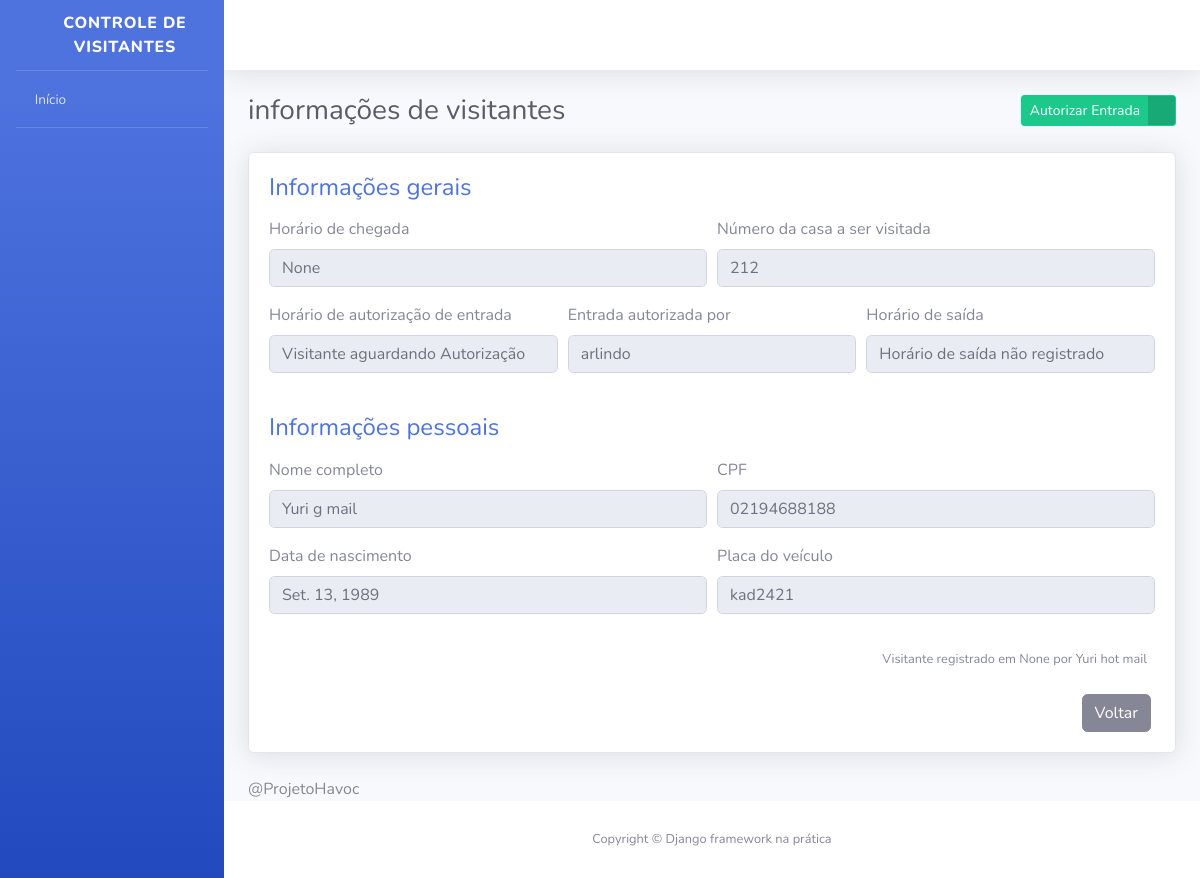
The app's page /visitantes/1/ with its own data.
### visitantes/models.py (models this page shows, shortened)
class Visitante(models.Model):
    STATUS_VISITANTE = [
       ( "AGUARDANDO", "Aguardando Autorização" ),
       ( "EM_VISITA", "Em visita" ),
       ( "FINALIZADO", "Visita Finalizada" )
    ]
    status = models.CharField(
        verbose_name="Status",
        max_length=10,
        choices=STATUS_VISITANTE,
        default="AGUARDANDO"
    )
    nome_completo = models.CharField(
        verbose_name="Nome Completo",
        max_length=194
    )
    cpf = models.CharField(
        verbose_name="CPF",
        max_length=11
    )
    data_nascimento = models.DateField(
        verbose_name="Data de Nascimento",
        auto_now_add=False,
        auto_now=False,
    )
    numero_casa = models.PositiveSmallIntegerField(
        verbose_name="Número da casa a ser visitada"
    )
    placa_veiculo = models.CharField(
        verbose_name="Placa do veículo",
        max_length=7,
        blank=True,
        null=True,
    )
    horario_chegada = models.DateTimeField(
        verbose_name="Horário de chegada na portaria",
        auto_now_add=True,
    )
    horario_saida = models.DateTimeField(
        verbose_name="Horário de saída do condomínio",
        auto_now=False,
        blank=True,
        null=True,
    )
    horario_autorizacao = models.DateTimeField(
        verbose_name="Horário de autorização de entrada",
        auto_now=False,
        blank=True,
        null=True,
    )
    morador_responsavel = models.CharField(
        verbose_name="Nome do morador responsável por autorizar a entrada do visitante",
        max_length=194,
        blank=True,
    )
    registrado_por = models.ForeignKey(
        "porteiros.Porteiro", #app.função
        verbose_name="Porteiro responsável pelo registro",
        on_delete=models.PROTECT
    )
    def get_horario_saida(self):
        if self.horario_saida:
            return self.horario_saida
        return "Horário de saída não registrado"
    def get_horario_autorizacao(self):
        if self.horario_autorizacao:
            return self.horario_autorizacao
        return "Visitante aguardando Autorização "
    def get_morador_responsavel(self):
        if self.morador_responsavel:
            return self.morador_responsavel
        return "Visitante aguardando Autorização "
    def get_placa_veiculo(self):
         if self.placa_veiculo:
             return self.placa_veiculo
         return "Veículo não registrado"
    class Meta:
        verbose_name = 'Visitante'
        verbose_name_plural = 'Visitantes'
        db_table = 'visitante'

### porteiros/models.py (models this page shows)
class Porteiro(models.Model):
    usuario = OneToOneField(
        "usuarios.Usuario",
        verbose_name='Usuário',
        on_delete=models.PROTECT
    )
    nome_completo = models.CharField(
        verbose_name='Nome Completo',
        max_length=194,
    )
    cpf = models.CharField(
        verbose_name='CPF',
        max_length=11,
    )
    telefone = models.CharField(
        verbose_name='Telefone de Contato',
        max_length=11,
    )
    data_nascimento = models.DateField(
        verbose_name='Data de Nascimento',
        auto_now=False,
        auto_now_add=False,
    )
    class Meta:
        verbose_name = 'Porteiro'
        verbose_name_plural = 'Porteiros'
        db_table = 'porteiro'
    def __str__(self):
        return self.nome_completo

### visitantes/views.py (the view, shortened to what this page needs)
# urls.py: path("visitantes/<int:id>/", informacoes_visitantes, name="informacoes_visitantes",),
def informacoes_visitantes(request, id):
    visitante = get_object_or_404(
        Visitante,
        id=id
    )
    form = AutorizaVisitanteForm()
    context = {
        "nome_pagina": "informações de visitantes",
        "visitante": visitante,
        "form": form
    }
    return render(request, "informacoes_visitante.html", context)

### visitantes/forms.py
class AutorizaVisitanteForm(forms.ModelForm):
    morador_responsavel = forms.CharField(required=True)
    class Meta:
        model = Visitante
        fields = {
            "morador_responsavel"
        }
        error_messages = {
            "morador_responsavel": {
                "required": "Por favor, informe o nome do morador responsável por autorizar a entrada do visitante"
            }
        }

### templates/informacoes_visitante.html (shortened to what this page needs)
{% extends "base.html" %}
{% load widget_tweaks %}
{% block conteudo %}
<div class="container">
    <div class="d-sm-flex align-items-center justify-content-between mb-4">
        <h1 class="h3 mb-0 text-gray-800">{{ nome_pagina }}</h1>
        <div>
            <a href="#" class="btn btn-success btn-icon-split btn-sm" data-toggle="modal" data-target="#modal1">
                <span class="text">Autorizar Entrada</span>
                <span class="icon text-white-50">
                    <i class="fas fa-user-check"></i>
                </span>
            </a>
        </div>
    </div>
    <div class="card shadow mb-4">
        <div class="card-body">
            <h4 class="mb-3 text-primary">
                Informações gerais
            </h4>
            <form>
                <div class="form-row">
                    <div class="form-group col-md-6">
                        <label>Horário de chegada</label>
                        <input type="text" class="form-control" value="{{ visitante.horario_chegada }}" disabled>
                    </div>
                    <div class="form-group col-md-6">
                        <label>Número da casa a ser visitada</label>
                        <input type="text" class="form-control" value="{{ visitante.numero_casa }}" disabled>
                    </div>
                </div>
                <div class="form-row">
                    <div class="form-group col-md-4">
                        <label>Horário de autorização de entrada</label>
                        <input type="text" class="form-control" value="{{ visitante.get_horario_autorizacao }}" disabled>
                    </div>
                    <div class="form-group col-md-4">
                        <label>Entrada autorizada por</label>
                        <input type="text" class="form-control" value="{{ visitante.get_morador_responsavel  }}" disabled>
                    </div>
                    <div class="form-group col-md-4">
                        <label>Horário de saída</label>
                        <input type="text" class="form-control" value="{{ visitante.get_horario_saida }}" disabled>
                    </div>
                </div>
            </form>
            <h4 class="mb-3 mt-4 text-primary">
                Informações pessoais
            </h4>
            <form>
                <div class="form-row">
                    <div class="form-group col-md-6">
                        <label>Nome completo</label>
                        <input type="text" class="form-control" value="{{ visitante.nome_completo }}" disabled>
                    </div>
                    <div class="form-group col-md-6">
                        <label>CPF</label>
                        <input type="text" class="form-control" value="{{ visitante.cpf }}" disabled>
                    </div>
                </div>
                <div class="form-row">
                    <div class="form-group col-md-6">
                        <label>Data de nascimento</label>
                        <input type="text" class="form-control" value="{{ visitante.data_nascimento }}" disabled>
                    </div>
                    <div class="form-group col-md-6">
                        <label>Placa do veículo</label>
                        <input type="text" class="form-control" value="{{ visitante.get_placa_veiculo }}" disabled>
                    </div>
                </div>
            </form>
            <p class="mr-2 mt-3 mb-4 text-right">
                <small>
                    Visitante registrado em {{ visitante.horario_chegada }} por {{ visitante.registrado_por }}
                </small>
            </p>
            <div class="mr-1 text-right">
                <a href="#" class="btn btn-secondary text-white" type="button">
                    <span class="text">Voltar</span>
                </a>
            </div>
        </div>
    </div>
    @ProjetoHavoc
</div>
{% endblock %}

### records on screen
Visitante: horario_chegada "None", numero_casa "212", get_horario_autorizacao "Visitante aguardando Autorização", get_morador_responsavel "arlindo", get_horario_saida "Horário de saída não registrado", nome_completo "Yuri g mail", cpf "02194688188", data_nascimento "Set. 13, 1989", get_placa_veiculo "kad2421", registrado_por "Yuri hot mail"

### other values on screen
{{ nome_pagina }} "informações de visitantes"
